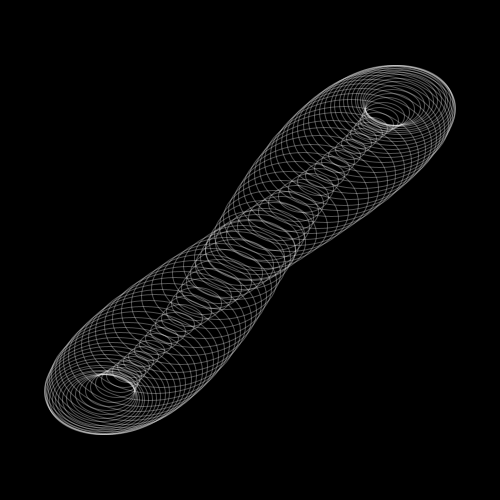
Frame 1 (no input)
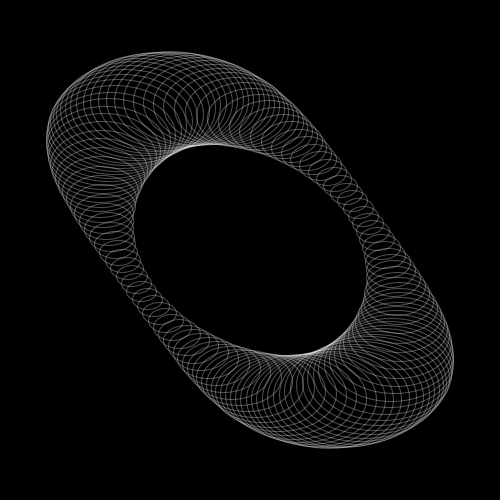
Frame 60 (the mouse pressed at the canvas centre just before this capture)
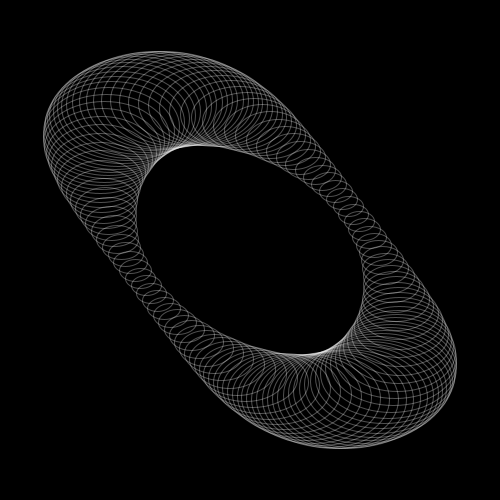
Frame 120 (the mouse held since frame 60 and released just before this capture)

The Processing sketch that drew these frames (run headless with seeded random() and noise(); from frame 60 on, the mouse is pressed at the canvas centre):

// Processing sketch: processing_160303
// ── processing_160303.pde

float theta,sz;
int num = 120, min=20, max=100;

void setup() {
  size(500, 500);
}


void draw() {
  background(0);
  stroke(255,80);
  noFill();
  for (int i=0; i<num; i++) {
    float offSet = TWO_PI/num*i;
    float y = map(sin(theta+offSet), -1, 1, height*.2, height*.8);
    float x = map(sin(theta-offSet), -1, 1, width*.2, width*.8);
    float sz = map(sin(theta*1+offSet*2), -1, 1, min, max);

    ellipse(x, y, sz*1.5, sz);
  }
  theta += 0.0523/3;
}
